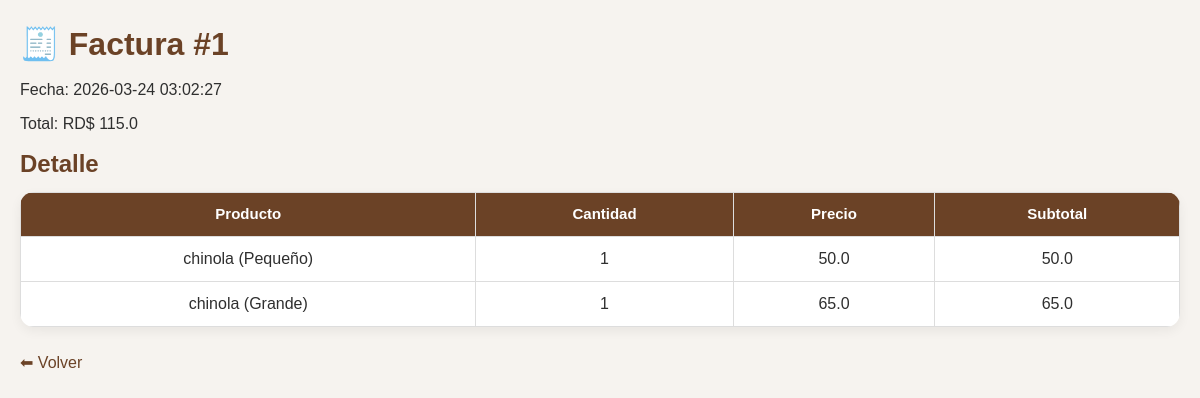
The page /factura/1 (signed in) on the database as committed earlier.
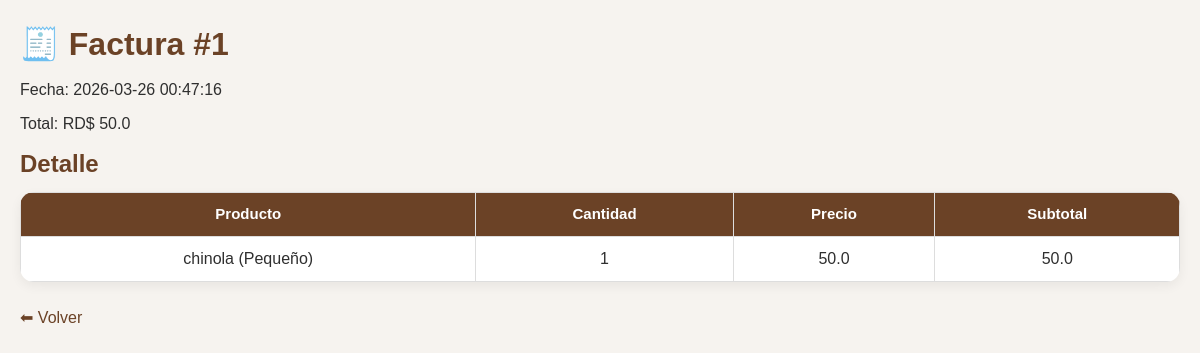
The same page on the database as committed later.
### tables this page shows
CREATE TABLE facturas(
            id INTEGER PRIMARY KEY AUTOINCREMENT,
            fecha DATETIME DEFAULT CURRENT_TIMESTAMP,
            total REAL,
            pago_con REAL DEFAULT 0,
            devuelta REAL DEFAULT 0
        );

CREATE TABLE detalle_factura(
            id INTEGER PRIMARY KEY AUTOINCREMENT,
            factura_id INTEGER,
            producto TEXT,
            cantidad INTEGER,
            precio REAL,
            subtotal REAL,
            FOREIGN KEY (factura_id) REFERENCES facturas(id)
        );

### app.py (the view)
@app.route("/factura/<int:id>")
def ver_factura(id):
    if "usuario" not in session:
        return redirect("/")
    conn = None
    try:
        conn = conectar_seguro()
        c = conn.cursor()
        c.execute("SELECT * FROM facturas WHERE id=?", (id,))
        factura = c.fetchone()
        c.execute("SELECT * FROM detalle_factura WHERE factura_id=?", (id,))
        detalles = c.fetchall()
        return render_template("factura.html", factura=factura, detalles=detalles)
    except Exception as e:
        return f"Error al ver factura: {e}"
    finally:
        if conn:
            conn.close()

### app.py (called while the page is built)
def conectar_seguro():
    conn = conectar()
    try:
        conn.execute("PRAGMA foreign_keys = ON")
    except Exception:
        pass
    return conn

@app.before_request
def proteger_rutas():
    if request.path.startswith("/static/"):
        return None
    rutas_libres = ["/"]
    if request.path not in rutas_libres and "usuario" not in session:
        return redirect("/")

### database.py (called while the page is built)
def conectar():
    database_url = os.getenv("DATABASE_URL")
    if database_url and psycopg2:
        conn = psycopg2.connect(database_url)
        conn.autocommit = False
        return ConnectionCompat(conn)
    conn = sqlite3.connect("cafeteria.db", timeout=30)
    conn.row_factory = sqlite3.Row
    return conn

### templates/factura.html (shortened to what this page needs)
<!DOCTYPE html>
<html lang="es">
<head>
<link rel="stylesheet" href="/static/css/style.css">
</head>
<body>
<h1>🧾 Factura #{{ factura[0] }}</h1>
<p>Fecha: {{ factura[1] }}</p>
<p>Total: RD$ {{ factura[2] }}</p>
<h2>Detalle</h2>
<table>
    <tr>
        <th>Producto</th>
        <th>Cantidad</th>
        <th>Precio</th>
        <th>Subtotal</th>
    </tr>
    {% for d in detalles %}
    <tr>
        <td>{{ d[2] }}</td>
        <td>{{ d[3] }}</td>
        <td>{{ d[4] }}</td>
        <td>{{ d[5] }}</td>
    </tr>
    {% endfor %}
</table>
<br>
<a href="/facturacion">⬅ Volver</a>
</body>
</html>

Rows that differ between the two databases and show on the page:
removed detalle_factura: producto "chinola (Grande)", cantidad "1", precio "65.0", subtotal "65.0"
changed facturas id 1: fecha "2026-03-24 03:02:27" → "2026-03-26 00:47:16"; total "115.0" → "50.0"
